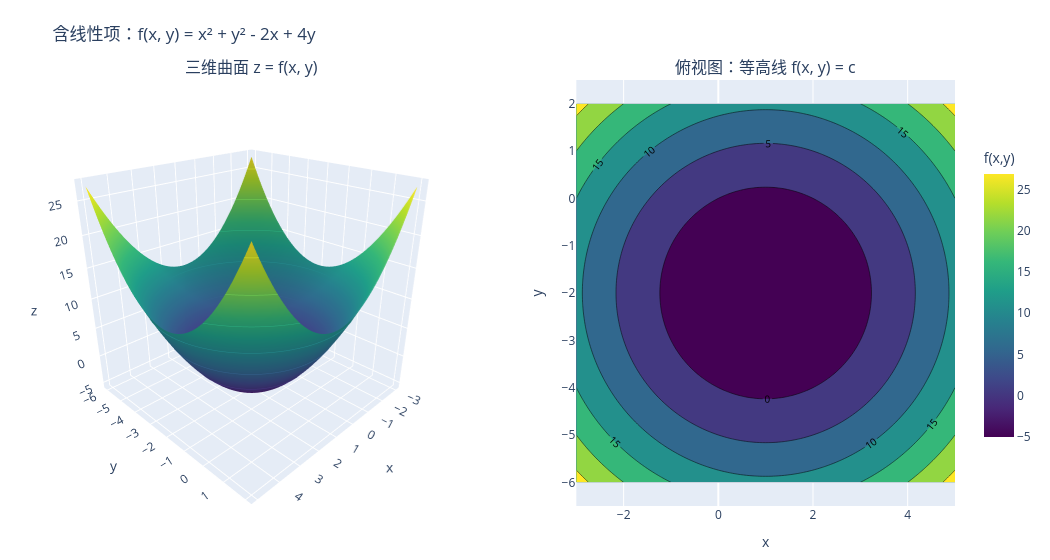

The notebook cell saved with this chart:
### Markdown cell above
### 4.5 线性项：改变位置，不改变开口类型

函数 $x^2+y^2-2x+4y$ 可以配方为 $(x-1)^2+(y+2)^2-5$，所以它仍然是向上开的椭圆抛物面，只是顶点移动到 $(1,-2)$。

### Code cell
plot_quadratic_surface(
    A_positive,
    b=(-2, 4),
    c=0,
    xlim=(-3, 5),
    ylim=(-6, 2),
    title="含线性项：f(x, y) = x² + y² - 2x + 4y",
);

### Figure 1 — Plotly figure (JSON) as saved in the notebook; plotly's stock layout.template omitted (floating-point values rounded to 4 significant figures; data arrays with more than 128 entries replaced by an {"elided": "..."} marker saying what was removed)
{"data": [{"colorbar": {"len": 0.72, "title": {"text": "f(x,y)"}}, "colorscale": [[0, "#440154"], [0.1111, "#482878"], [0.2222, "#3e4989"], [0.3333, "#31688e"], [0.4444, "#26828e"], [0.5556, "#1f9e89"], [0.6667, "#35b779"], [0.7778, "#6ece58"], [0.8889, "#b5de2b"], [1, "#fde725"]], "contours": {"z": {"highlightcolor": "white", "show": true, "usecolormap": true}}, "scene": "scene", "type": "surface", "x": {"elided": "121x121 float values"}, "y": {"elided": "121x121 float values"}, "z": {"elided": "121x121 float values"}}, {"colorscale": [[0, "#440154"], [0.1111, "#482878"], [0.2222, "#3e4989"], [0.3333, "#31688e"], [0.4444, "#26828e"], [0.5556, "#1f9e89"], [0.6667, "#35b779"], [0.7778, "#6ece58"], [0.8889, "#b5de2b"], [1, "#fde725"]], "contours": {"labelfont": {"size": 10}, "showlabels": true}, "showscale": false, "type": "contour", "x": [-3.0, -2.933, -2.867, -2.8, -2.733, -2.667, -2.6, -2.533, -2.467, -2.4, -2.333, -2.267, -2.2, -2.133, -2.067, -2.0, -1.933, -1.867, -1.8, -1.733, -1.667, -1.6, -1.533, -1.467, -1.4, -1.333, -1.267, -1.2, -1.133, -1.067, -1.0, -0.9333, -0.8667, -0.8, -0.7333, -0.6667, -0.6, -0.5333, -0.4667, -0.4, -0.3333, -0.2667, -0.2, -0.1333, -0.06667, 0.0, 0.06667, 0.1333, 0.2, 0.2667, 0.3333, 0.4, 0.4667, 0.5333, 0.6, 0.6667, 0.7333, 0.8, 0.8667, 0.9333, 1.0, 1.067, 1.133, 1.2, 1.267, 1.333, 1.4, 1.467, 1.533, 1.6, 1.667, 1.733, 1.8, 1.867, 1.933, 2.0, 2.067, 2.133, 2.2, 2.267, 2.333, 2.4, 2.467, 2.533, 2.6, 2.667, 2.733, 2.8, 2.867, 2.933, 3.0, 3.067, 3.133, 3.2, 3.267, 3.333, 3.4, 3.467, 3.533, 3.6, 3.667, 3.733, 3.8, 3.867, 3.933, 4.0, 4.067, 4.133, 4.2, 4.267, 4.333, 4.4, 4.467, 4.533, 4.6, 4.667, 4.733, 4.8, 4.867, 4.933, 5.0], "xaxis": "x", "y": [-6.0, -5.933, -5.867, -5.8, -5.733, -5.667, -5.6, -5.533, -5.467, -5.4, -5.333, -5.267, -5.2, -5.133, -5.067, -5.0, -4.933, -4.867, -4.8, -4.733, -4.667, -4.6, -4.533, -4.467, -4.4, -4.333, -4.267, -4.2, -4.133, -4.067, -4.0, -3.933, -3.867, -3.8, -3.733, -3.667, -3.6, -3.533, -3.467, -3.4, -3.333, -3.267, -3.2, -3.133, -3.067, -3.0, -2.933, -2.867, -2.8, -2.733, -2.667, -2.6, -2.533, -2.467, -2.4, -2.333, -2.267, -2.2, -2.133, -2.067, -2.0, -1.933, -1.867, -1.8, -1.733, -1.667, -1.6, -1.533, -1.467, -1.4, -1.333, -1.267, -1.2, -1.133, -1.067, -1.0, -0.9333, -0.8667, -0.8, -0.7333, -0.6667, -0.6, -0.5333, -0.4667, -0.4, -0.3333, -0.2667, -0.2, -0.1333, -0.06667, 0.0, 0.06667, 0.1333, 0.2, 0.2667, 0.3333, 0.4, 0.4667, 0.5333, 0.6, 0.6667, 0.7333, 0.8, 0.8667, 0.9333, 1.0, 1.067, 1.133, 1.2, 1.267, 1.333, 1.4, 1.467, 1.533, 1.6, 1.667, 1.733, 1.8, 1.867, 1.933, 2.0], "yaxis": "y", "z": {"elided": "121x121 float values"}}], "layout": {"annotations": [{"font": {"size": 16}, "showarrow": false, "text": "三维曲面 z = f(x, y)", "x": 0.2475, "xanchor": "center", "xref": "paper", "y": 1, "yanchor": "bottom", "yref": "paper"}, {"font": {"size": 16}, "showarrow": false, "text": "俯视图：等高线 f(x, y) = c", "x": 0.7975, "xanchor": "center", "xref": "paper", "y": 1, "yanchor": "bottom", "yref": "paper"}], "height": 560, "margin": {"b": 20, "l": 20, "r": 20, "t": 80}, "scene": {"aspectmode": "cube", "camera": {"eye": {"x": 1.45, "y": 1.45, "z": 0.95}}, "domain": {"x": [0, 0.495], "y": [0, 1]}, "xaxis": {"title": {"text": "x"}}, "yaxis": {"title": {"text": "y"}}, "zaxis": {"title": {"text": "z"}}}, "title": {"text": "含线性项：f(x, y) = x² + y² - 2x + 4y"}, "width": 1050, "xaxis": {"anchor": "y", "domain": [0.595, 1], "title": {"text": "x"}}, "yaxis": {"anchor": "x", "domain": [0, 1], "scaleanchor": "x", "scaleratio": 1, "title": {"text": "y"}}}}
